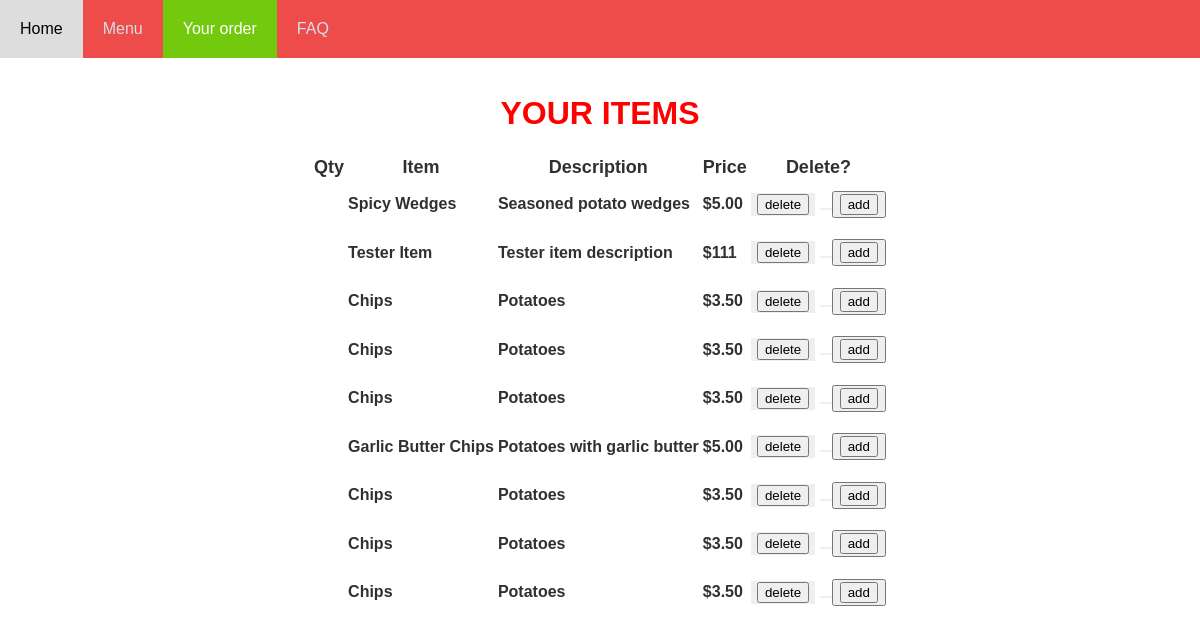
The page /tester on the database as committed earlier.
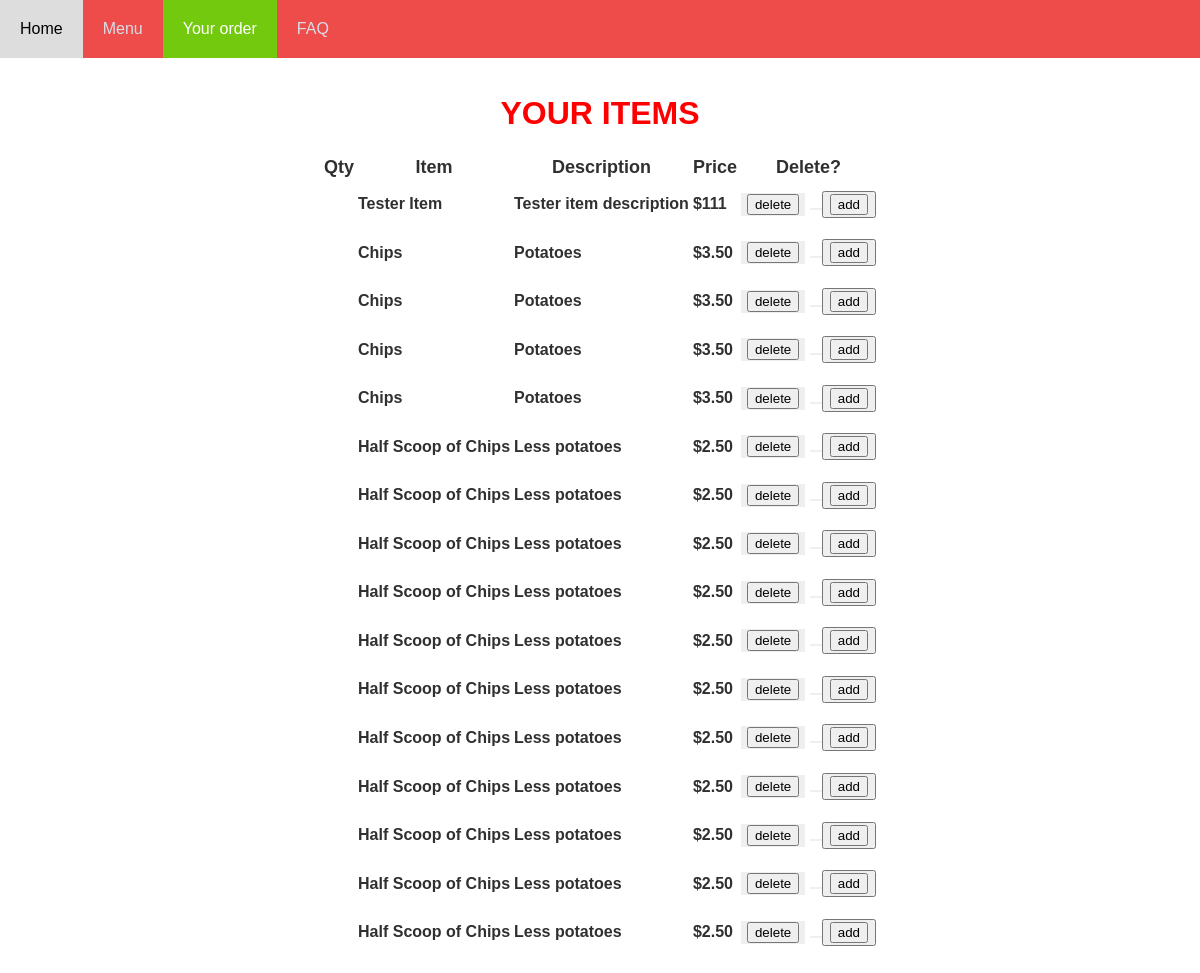
The same page on the database as committed later.
### tables this page shows
CREATE TABLE order_item (item_id INTEGER REFERENCES item (id), id INTEGER PRIMARY KEY);

CREATE TABLE item (id INTEGER PRIMARY KEY, name STRING, description STRING, price DECIMAL, type STRING (100));

### main.py (the view)
@app.route("/tester", methods =['GET', 'POST'])
def tester():
    cursor = get_db().cursor()
    sql = "SELECT item.id, name, description, price, order_item.id FROM item INNER JOIN order_item ON item.id = order_item.item_id"
    cursor.execute(sql)
    results = cursor.fetchall()
    return render_template("tester.html", results=results)

### main.py (called while the page is built)
def get_db():
    db = getattr(g, '_database', None)
    if db is None:
        db = g._database = sqlite3.connect(DATABASE)
    return db

@app.teardown_appcontext
def close_connection(exception):
    db = getattr(g, '_database', None)
    if db is not None:
        db.close()

### templates/tester.html (shortened to what this page needs)
<!DOCTYPE html>
<html lang="en">
<head>
</head>
<body>
<link rel="stylesheet" href={{url_for('static',filename='stickymenu.css')}}>
<link rel="stylesheet" href={{url_for('static',filename='text.css')}}>
  <div id="navbar">
      <a href="http://127.0.0.1:5000/home">Home</a>
      <a href="http://127.0.0.1:5000/menu">Menu</a>
      <a class = "active" href="http://127.0.0.1:5000/orders">Your order</a>
      <a href="http://127.0.0.1:5000/faq">FAQ</a>
    </div>
  <div class="content">
  <h1>YOUR ITEMS</h1>
  <table class="center">
      <tr>
        <th>Qty</th>
        <th>Item</th>
        <th>Description</th>
        <th>Price</th>
        <th>Delete?</th>
      </tr>
  {% for item in results %}
<tr>
    <td><h2></h2></td>
    <td><h2>{{ item [1] }}</h2></td>
    <td><h2>{{ item [2] }}</h2></td>
    <td><h2>{{ item [3] }}</h2></td>
    <td>
      <div class = "btn-group">
        <button class = "button">
          <form action="/delete" method="post">
          <input type="submit" value="delete">
          </form>
    </button>
    <button class ="button">
        <form action="/add" method="post">
          <button>
            <input type="submit" value="add"></button>
        </form>
    </button>
    </div>
    </td>
</tr>
  {% endfor %}
  </table>
  </div>
</body>
</html>

Rows that differ between the two databases and show on the page:
removed order_item: name "Spicy Wedges", description "Seasoned potato wedges", price "$5.00"
removed order_item: name "Garlic Butter Chips", description "Potatoes with garlic butter", price "$5.00"
removed order_item: name "Chips", description "Potatoes", price "$3.50"
removed order_item: name "Chips", description "Potatoes", price "$3.50"
added order_item: name "Half Scoop of Chips", description "Less potatoes", price "$2.50"
added order_item: name "Half Scoop of Chips", description "Less potatoes", price "$2.50"
added order_item: name "Half Scoop of Chips", description "Less potatoes", price "$2.50"
added order_item: name "Half Scoop of Chips", description "Less potatoes", price "$2.50"
added order_item: name "Half Scoop of Chips", description "Less potatoes", price "$2.50"
added order_item: name "Half Scoop of Chips", description "Less potatoes", price "$2.50"
added order_item: name "Half Scoop of Chips", description "Less potatoes", price "$2.50"
added order_item: name "Half Scoop of Chips", description "Less potatoes", price "$2.50"
added order_item: name "Half Scoop of Chips", description "Less potatoes", price "$2.50"
added order_item: name "Half Scoop of Chips", description "Less potatoes", price "$2.50"
added order_item: name "Half Scoop of Chips", description "Less potatoes", price "$2.50"
